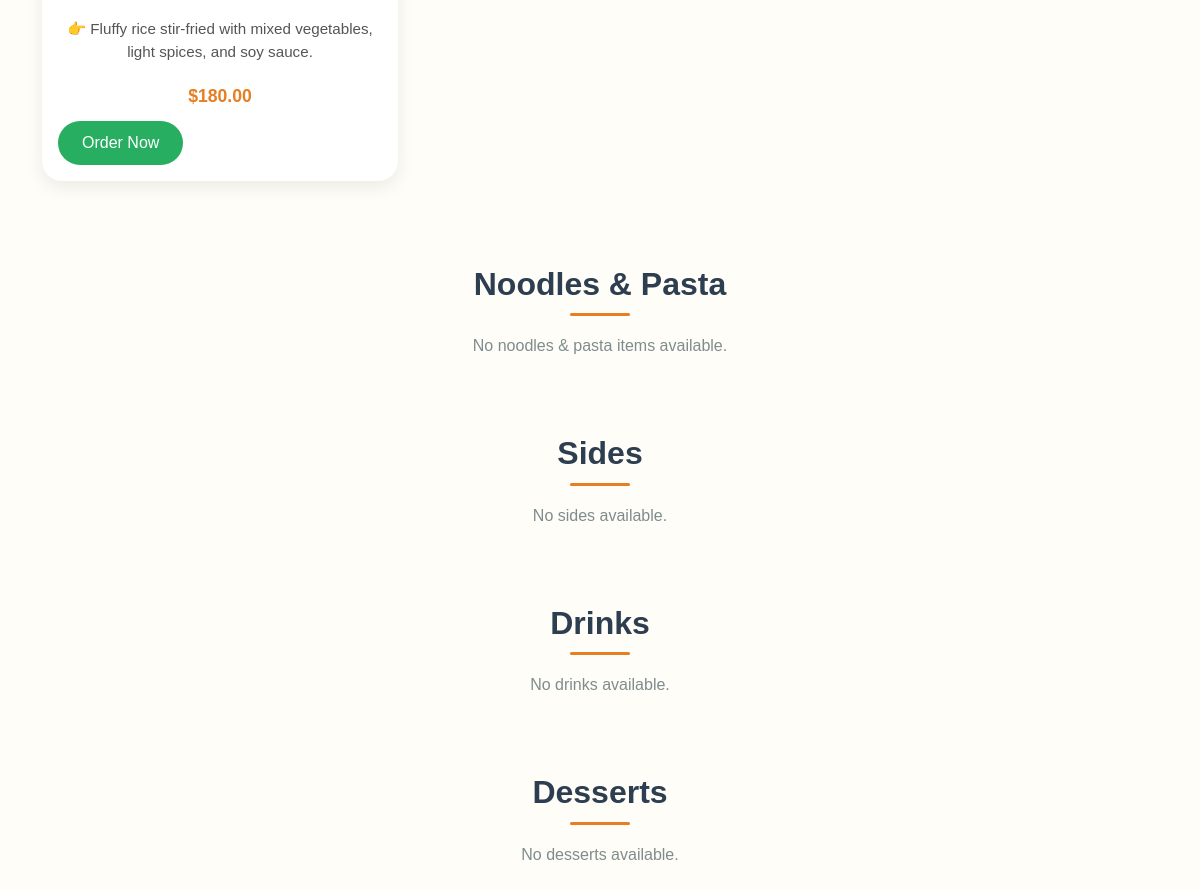
The app's page /menu/ (lower part), older data.
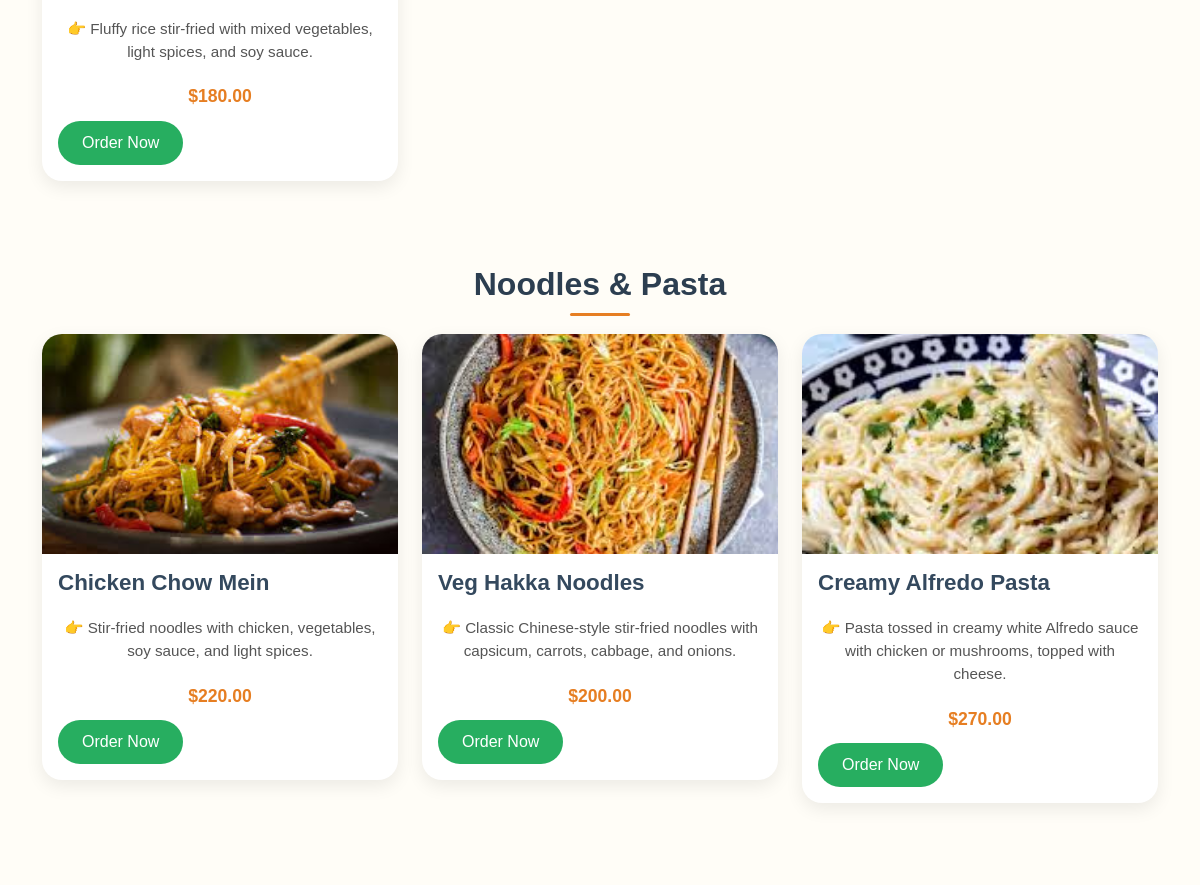
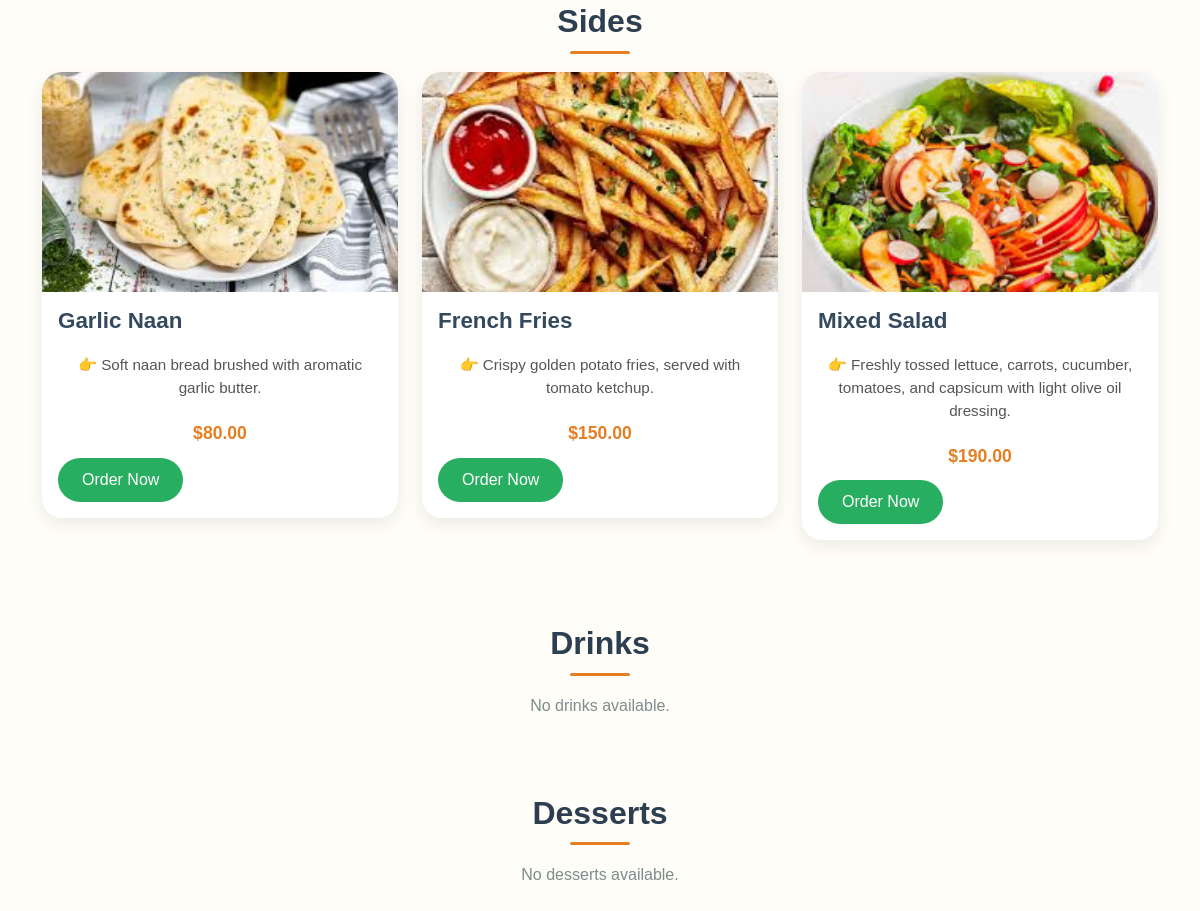
The same page, newer data (2 pictures, top to bottom).
### restaurant/models.py (models this page shows, shortened)
class MenuItem(models.Model):
    CATEGORY_CHOICES = [
        ('🥗 Starters', '🥗 Starters'),
        ('🍛 Main Course', '🍛 Main Course'),
        ('🍝 Noodles & Pasta', '🍝 Noodles & Pasta'),
        ('🍟 Sides', '🍟 Sides'),
        ('🍹 Drinks', '🍹 Drinks'),
        ('🍨 Desserts', '🍨 Desserts'),
    ]
    name = models.CharField(max_length=100)
    description = models.TextField()
    price = models.DecimalField(max_digits=6, decimal_places=2)
    image = models.ImageField(upload_to='menu_images/')
    category = models.CharField(max_length=20, choices=CATEGORY_CHOICES, default='Drinks')

### restaurant/views.py (the view)
# urls.py: path('menu/', views.menu_view, name='menu'),
def menu_view(request):
    starters_items = MenuItem.objects.filter(category='🥗 Starters')
    main_course_items = MenuItem.objects.filter(category='🍛 Main Course')
    noodles_pasta_items = MenuItem.objects.filter(category='🍝 Noodles & Pasta')
    sides_items = MenuItem.objects.filter(category='🍟 Sides')
    drinks_items = MenuItem.objects.filter(category='🍹 Drinks')
    desserts_items = MenuItem.objects.filter(category='🍨 Desserts')
    return render(request, 'menu.html', {
        'starters_items': starters_items,
        'main_course_items': main_course_items,
        'noodles_pasta_items': noodles_pasta_items,
        'sides_items': sides_items,
        'drinks_items': drinks_items,
        'desserts_items': desserts_items
    })

### templates/menu.html (shortened to what this page needs)
<!DOCTYPE html>
<html lang="en">
<head>
    <link href="https://cdn.jsdelivr.net/npm/bootstrap@5.1.3/dist/css/bootstrap.min.css" rel="stylesheet">
    {% load static %}
</head>
<body>
    <div class="container mt-5">
        <div class="row">
            {% for item in main_course_items %}
            <div class="col-md-4 mb-4">
                <div class="card">
                    <div class="card-body">
                        <p class="card-text">{{ item.description }}</p>
                        <p class="card-text"><strong>${{ item.price }}</strong></p>
                        <a href="{% url 'order_item' item.id %}" class="btn btn-success">Order Now</a>
                    </div>
                </div>
            </div>
            {% empty %}
            <p>No main course items available.</p>
            {% endfor %}
        </div>
        <h3>Noodles & Pasta</h3>
        <div class="row">
            {% for item in noodles_pasta_items %}
            <div class="col-md-4 mb-4">
                <div class="card">
                    <img src="{{ item.image.url }}" class="card-img-top" alt="{{ item.name }}">
                    <div class="card-body">
                        <h5 class="card-title">{{ item.name }}</h5>
                        <p class="card-text">{{ item.description }}</p>
                        <p class="card-text"><strong>${{ item.price }}</strong></p>
                        <a href="{% url 'order_item' item.id %}" class="btn btn-success">Order Now</a>
                    </div>
                </div>
            </div>
            {% empty %}
            <p>No noodles & pasta items available.</p>
            {% endfor %}
        </div>
        <h3>Sides</h3>
        <div class="row">
            {% for item in sides_items %}
            <div class="col-md-4 mb-4">
                <div class="card">
                    <img src="{{ item.image.url }}" class="card-img-top" alt="{{ item.name }}">
                    <div class="card-body">
                        <h5 class="card-title">{{ item.name }}</h5>
                        <p class="card-text">{{ item.description }}</p>
                        <p class="card-text"><strong>${{ item.price }}</strong></p>
                        <a href="{% url 'order_item' item.id %}" class="btn btn-success">Order Now</a>
                    </div>
                </div>
            </div>
            {% empty %}
            <p>No sides available.</p>
            {% endfor %}
        </div>
        <h3>Drinks</h3>
        <div class="row">
            {% for item in drinks_items %}
            <div class="col-md-4 mb-4">
                <div class="card">
                    <img src="{{ item.image.url }}" class="card-img-top" alt="{{ item.name }}">
                    <div class="card-body">
                        <h5 class="card-title">{{ item.name }}</h5>
                        <p class="card-text">{{ item.description }}</p>
                        <p class="card-text"><strong>${{ item.price }}</strong></p>
                        <a href="{% url 'order_item' item.id %}" class="btn btn-success">Order Now</a>
                    </div>
                </div>
            </div>
            {% empty %}
            <p>No drinks available.</p>
            {% endfor %}
        </div>
        <h3>Desserts</h3>
        <div class="row">
            {% for item in desserts_items %}
            <div class="col-md-4 mb-4">
                <div class="card">
                    <img src="{{ item.image.url }}" class="card-img-top" alt="{{ item.name }}">
                    <div class="card-body">
                        <h5 class="card-title">{{ item.name }}</h5>
                        <p class="card-text">{{ item.description }}</p>
                        <p class="card-text"><strong>${{ item.price }}</strong></p>
                        <a href="{% url 'order_item' item.id %}" class="btn btn-success">Order Now</a>
                    </div>
                </div>
            </div>
            {% empty %}
            <p>No desserts available.</p>
            {% endfor %}
        </div>
    </div>
</body>
</html>

### templates/menu.html (style rules this page uses)
body { background-color: #fffdf7; font-family: 'Poppins', sans-serif; color: #333; margin: 0; padding: 0; }
h3 { font-size: 2rem; font-weight: 600; color: #2c3e50; margin-top: 60px; text-align: center; position: relative; padding-bottom: 10px; }
h3::after { content: ''; display: block; width: 60px; height: 3px; background: #e67e22; margin: 10px auto 0; border-radius: 5px; }
.container { padding-bottom: 60px; }
.card { border: none; border-radius: 20px; overflow: hidden; box-shadow: 0 6px 18px rgba(0, 0, 0, 0.08); transition: transform 0.3s ease, box-shadow 0.3s ease; }
.card-img-top { height: 220px; object-fit: cover; }
.card-title { font-size: 1.4rem; font-weight: 600; color: #34495e; }
.card-text { font-size: 0.95rem; color: #555; margin-bottom: 0.7rem; }
.card-text strong { color: #e67e22; font-size: 1.1rem; }
.btn-success { background-color: #27ae60; border: none; border-radius: 30px; padding: 10px 24px; font-weight: 500; transition: background-color 0.3s ease; }
p { text-align: center; font-size: 1rem; color: #7f8c8d; margin-top: 20px; }

Row changes from the older to the newer data that the page shows:
added MenuItem: image (picture), name "Chicken Chow Mein", description "👉 Stir-fried noodles with chicken, vegetables, soy sauce, and light spices.", price "220.00", shown under "Noodles & Pasta"
added MenuItem: image (picture), name "Veg Hakka Noodles", description "👉 Classic Chinese-style stir-fried noodles with capsicum, carrots, cabbage, and onions.", price "200.00", shown under "Noodles & Pasta"
added MenuItem: image (picture), name "Creamy Alfredo Pasta", description "👉 Pasta tossed in creamy white Alfredo sauce with chicken or mushrooms, topped with cheese.", price "270.00", shown under "Noodles & Pasta"
added MenuItem: image (picture), name "Garlic Naan", description "👉 Soft naan bread brushed with aromatic garlic butter.", price "80.00", shown under "Sides"
added MenuItem: image (picture), name "French Fries", description "👉 Crispy golden potato fries, served with tomato ketchup.", price "150.00", shown under "Sides"
added MenuItem: image (picture), name "Mixed Salad", description "👉 Freshly tossed lettuce, carrots, cucumber, tomatoes, and capsicum with light olive oil dressing.", price "190.00", shown under "Sides"
Text that changed along with them:
text no longer shown: "No noodles & pasta items available. No sides available."
